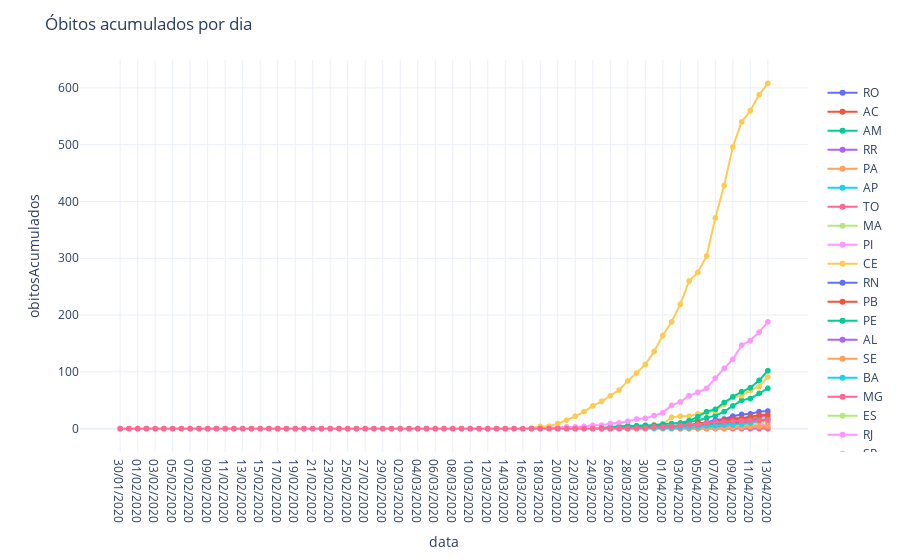

The notebook cell saved with this chart:
### Code cell
fig = px.line(dados, x='data', y='obitosAcumulados',color="sigla",line_group="sigla", hover_name="sigla", text='obitosAcumulados')
fig.update_layout(title='Óbitos acumulados por dia',legend_title='<b> </b>',
                   
                   showlegend=True, template="plotly_white",direction='clockwise',)
fig.show()
plotly.offline.plot(fig, filename='HTML/ObitosAcumuladoEstadosDia.html', auto_open=False)
